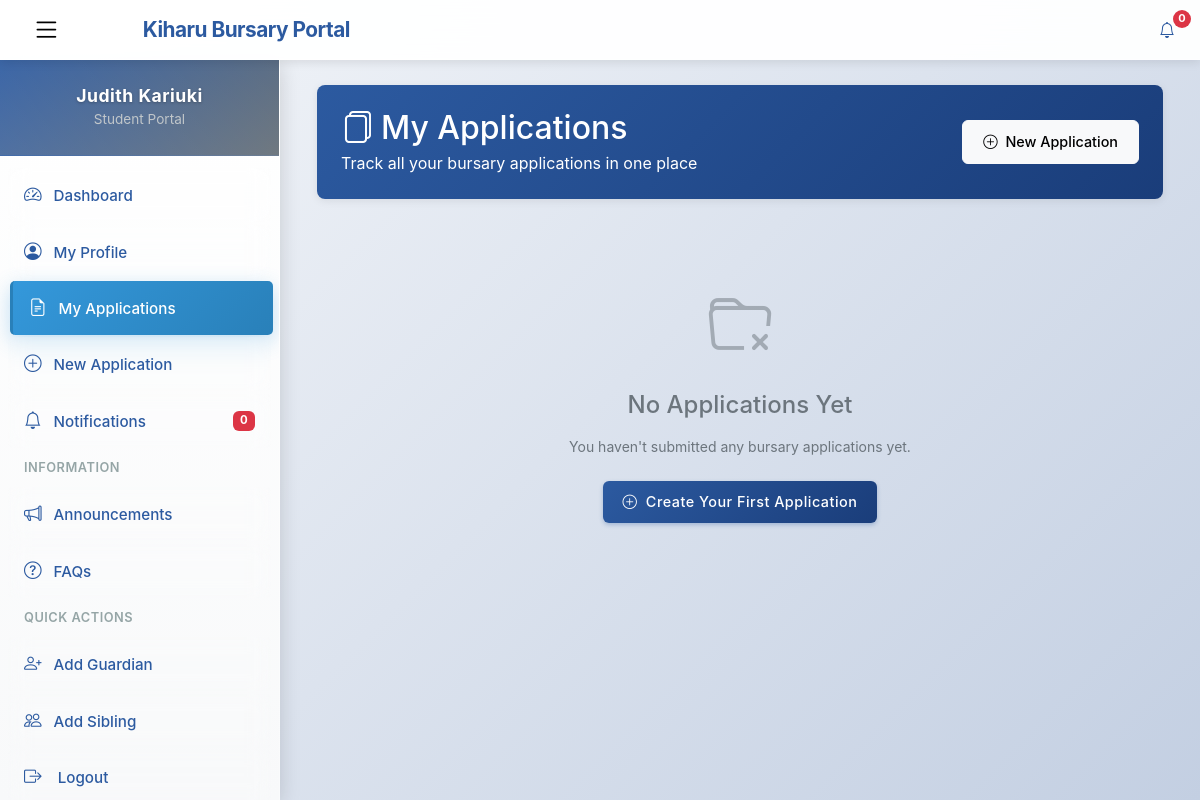
The app's page /student/applications/ (signed in), older data.
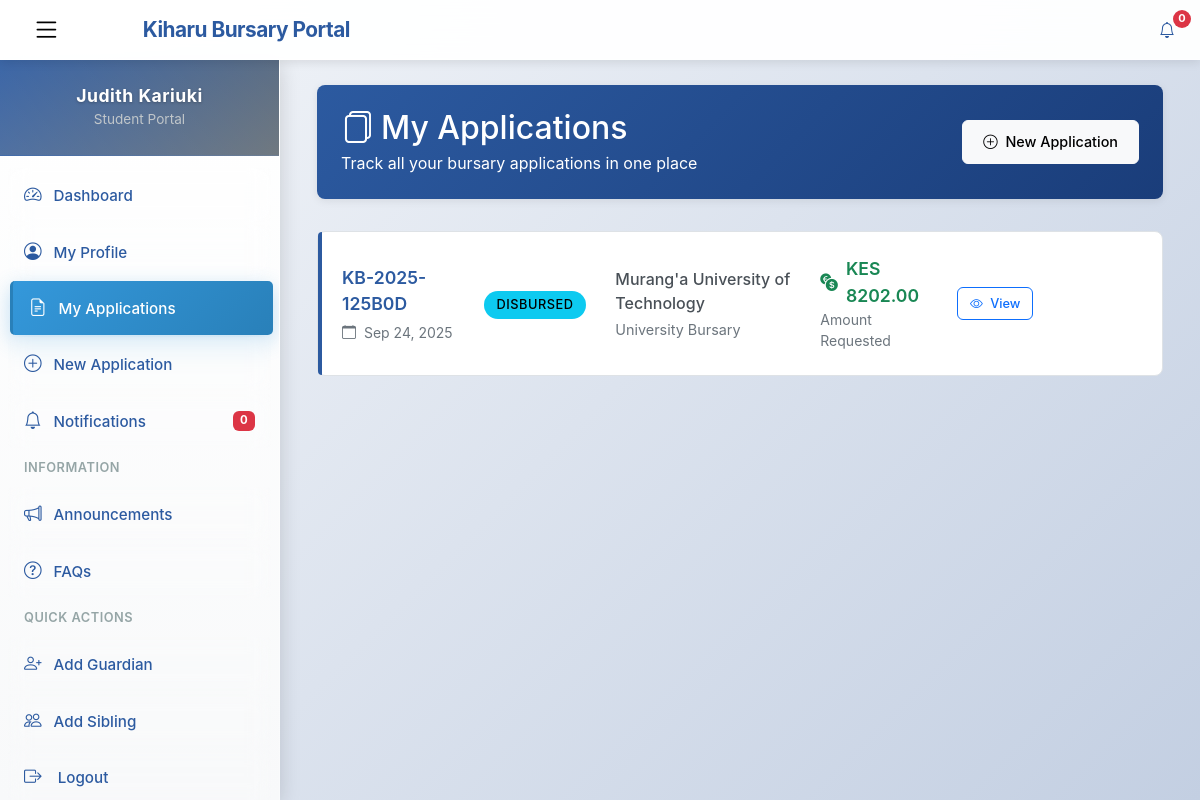
The same page, newer data.
### kiharu_system/models.py (models this page shows, shortened)
class Application(models.Model):
    APPLICATION_STATUS = (
        ('draft', 'Draft'),
        ('submitted', 'Submitted'),
        ('under_review', 'Under Review'),
        ('approved', 'Approved'),
        ('rejected', 'Rejected'),
        ('disbursed', 'Disbursed'),
    )
    application_number = models.CharField(max_length=20, unique=True, editable=False)
    applicant = models.ForeignKey(Applicant, on_delete=models.CASCADE, related_name='applications')
    fiscal_year = models.ForeignKey(FiscalYear, on_delete=models.CASCADE)
    bursary_category = models.ForeignKey(BursaryCategory, on_delete=models.CASCADE)
    institution = models.ForeignKey(Institution, on_delete=models.CASCADE)
    status = models.CharField(max_length=20, choices=APPLICATION_STATUS, default='draft')
    admission_number = models.CharField(max_length=100)
    year_of_study = models.PositiveIntegerField()
    course_name = models.CharField(max_length=200, blank=True, null=True)  # For college/university
    expected_completion_date = models.DateField()
    total_fees_payable = models.DecimalField(max_digits=10, decimal_places=2)
    fees_paid = models.DecimalField(max_digits=10, decimal_places=2)
    fees_balance = models.DecimalField(max_digits=10, decimal_places=2)
    amount_requested = models.DecimalField(max_digits=10, decimal_places=2)
    other_bursaries = models.BooleanField(default=False)
    other_bursaries_amount = models.DecimalField(max_digits=10, decimal_places=2, default=0)
    other_bursaries_source = models.CharField(max_length=200, blank=True, null=True)
    is_orphan = models.BooleanField(default=False)
    is_disabled = models.BooleanField(default=False)
    has_chronic_illness = models.BooleanField(default=False)
    chronic_illness_description = models.TextField(blank=True, null=True)
    date_submitted = models.DateTimeField(auto_now_add=True)
    last_updated = models.DateTimeField(auto_now=True)
    previous_allocation = models.BooleanField(default=False)
    previous_allocation_year = models.CharField(max_length=20, blank=True, null=True)
    previous_allocation_amount = models.DecimalField(max_digits=10, decimal_places=2, default=0)

class Institution(models.Model):
    INSTITUTION_TYPES = (
        ('highschool', 'High School'),
        ('special_school', 'Special School'),
        ('college', 'College'),
        ('university', 'University'),
    )
    name = models.CharField(max_length=200)
    institution_type = models.CharField(max_length=20, choices=INSTITUTION_TYPES)
    county = models.CharField(max_length=100)
    postal_address = models.CharField(max_length=100, blank=True, null=True)
    phone_number = models.CharField(max_length=20, blank=True, null=True)
    email = models.EmailField(blank=True, null=True)

class BursaryCategory(models.Model):
    CATEGORY_TYPES = (
        ('highschool', 'High School'),
        ('special_school', 'Special School'),
        ('college', 'College'),
        ('university', 'University'),
    )
    name = models.CharField(max_length=100)
    category_type = models.CharField(max_length=20, choices=CATEGORY_TYPES)
    fiscal_year = models.ForeignKey(FiscalYear, on_delete=models.CASCADE, related_name='categories')
    allocation_amount = models.DecimalField(max_digits=12, decimal_places=2)
    max_amount_per_applicant = models.DecimalField(max_digits=10, decimal_places=2)

### kiharu_system/views.py (the view)
# urls.py: path('student/applications/', views.student_application_list, name='student_application_list'),
@login_required
def student_application_list(request):
    try:
        applicant = request.user.applicant_profile
    except Applicant.DoesNotExist:
        return redirect('student_profile_create')
    applications = Application.objects.filter(applicant=applicant).order_by('-date_submitted')
    paginator = Paginator(applications, 10)
    page_number = request.GET.get('page')
    page_obj = paginator.get_page(page_number)
    context = {
        'page_obj': page_obj,
        'applications': page_obj,
    }
    return render(request, 'students/application_list.html', context)

### templates/students/application_list.html (shortened to what this page needs)
{% extends 'student_base.html' %}
{% load static %}
{% block content %}
<div class="container-fluid">
    <div class="row">
        <div class="col-12">
            <div class="page-header">
                <div class="d-flex justify-content-between align-items-center flex-wrap">
                    <div>
                        <h2 class="mb-1">
                            <i class="bi bi-files me-2"></i>My Applications
                        </h2>
                        <p class="mb-0 opacity-90">Track all your bursary applications in one place</p>
                    </div>
                    <a href="{% url 'student_application_create' %}" class="btn btn-light">
                        <i class="bi bi-plus-circle me-1"></i> New Application
                    </a>
                </div>
            </div>
            {% if applications %}
                {% for application in applications %}
                <div class="application-card">
                    <div class="row align-items-center">
                        <div class="col-md-3 col-lg-2">
                            <div class="application-number mb-1">
                                {{ application.application_number }}
                            </div>
                            <div class="text-muted small">
                                <i class="bi bi-calendar me-1"></i>
                                {{ application.date_submitted|date:"M j, Y"|default:"Draft" }}
                            </div>
                        </div>
                        <div class="col-md-2 col-lg-2 text-center">
                            <span class="status-badge status-{{ application.status }}">
                                {{ application.get_status_display }}
                            </span>
                        </div>
                        <div class="col-md-3 col-lg-3">
                            <div class="institution-name mb-1">
                                {{ application.institution.name }}
                            </div>
                            <div class="category-name">
                                {{ application.bursary_category.name }}
                            </div>
                        </div>
                        <div class="col-md-2 col-lg-2">
                            <div class="amount-display">
                                <i class="bi bi-currency-exchange"></i>
                                KES {{ application.amount_requested|floatformat:2 }}
                            </div>
                            <div class="text-muted small">Amount Requested</div>
                        </div>
                        <div class="col-md-2 col-lg-3">
                            <div class="d-flex gap-2 flex-wrap">
                                <a href="{% url 'student_application_detail' application.pk %}" class="btn btn-outline-primary btn-sm">
                                    <i class="bi bi-eye me-1"></i> View
                                </a>
                            </div>
                        </div>
                    </div>
                </div>
                {% endfor %}
            {% else %}
                <div class="empty-state">
                    <div class="empty-state-icon">
                        <i class="bi bi-folder-x"></i>
                    </div>
                    <h4 class="mb-3">No Applications Yet</h4>
                    <p class="text-muted mb-4">You haven't submitted any bursary applications yet.</p>
                    <a href="{% url 'student_application_create' %}" class="btn btn-primary">
                        <i class="bi bi-plus-circle me-1"></i> Create Your First Application
                    </a>
                </div>
            {% endif %}
        </div>
    </div>
</div>
{% endblock %}

Row changes from the older to the newer data that the page shows:
added Application: application_number "KB-2025-125B0D", date_submitted "Sep 24, 2025", status "DISBURSED", institution.name "Murang'a University of Technology", bursary_category.name "University Bursary", amount_requested "8202.00"
Text that changed along with them:
text no longer shown: "No Applications Yet You haven't submitted any bursary applications yet. Create Your First Application"
